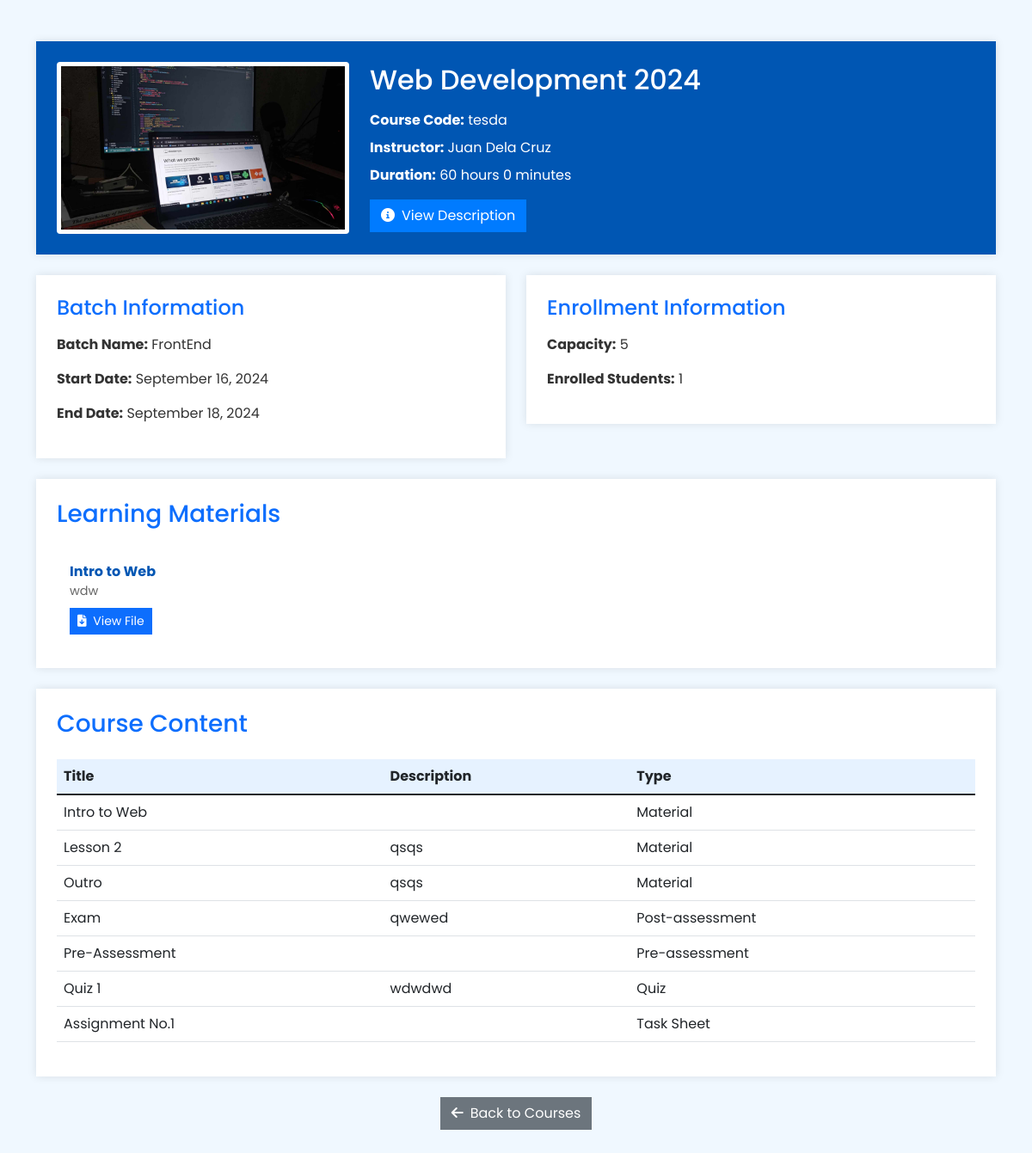
Screenshot of /system_admin/sa_view_course.php?id=16 with the database file from the repository.
### tables this page shows
CREATE TABLE `courses` (
  `course_id` int(11) NOT NULL,
  `user_id` int(11) NOT NULL,
  `course_name` varchar(50) NOT NULL,
  `course_img` varchar(100) NOT NULL,
  `course_desc` text NOT NULL,
  `course_duration` int(11) NOT NULL,
  `course_code` varchar(8) NOT NULL
);

CREATE TABLE `users` (
  `user_id` int(11) NOT NULL,
  `fullname` varchar(60) NOT NULL,
  `username` varchar(30) NOT NULL,
  `profile_picture` varchar(100) NOT NULL,
  `email` varchar(40) NOT NULL,
  `password` varchar(70) NOT NULL,
  `role` varchar(15) NOT NULL,
  `otp` varchar(6) DEFAULT NULL,
  `otp_expiration` datetime DEFAULT NULL,
  `is_verified` tinyint(1) DEFAULT 0,
  `created_at` datetime NOT NULL DEFAULT current_timestamp()
);

CREATE TABLE `learning_materials` (
  `material_id` int(11) NOT NULL,
  `course_id` int(11) DEFAULT NULL,
  `title` varchar(255) NOT NULL,
  `description` text DEFAULT NULL,
  `file_path` varchar(255) DEFAULT NULL,
  `created_at` timestamp NOT NULL DEFAULT current_timestamp()
);

### system_admin/sa_view_course.php (the view, shortened to what this page needs)
<?php
include('../dbConn/config.php');
$course_id = mysqli_real_escape_string($connect, $_GET['id']);
$query = "SELECT c.*, u.fullname AS instructor_name, b.batch_name, b.start_date, b.end_date, b.capacity,
          COUNT(e.enrollment_id) AS enrolled_students
          FROM courses c
          JOIN users u ON c.user_id = u.user_id
          LEFT JOIN batches b ON c.course_id = b.course_id
          LEFT JOIN enrollments e ON c.course_id = e.course_id
          WHERE c.course_id = '$course_id'
          GROUP BY c.course_id";
$result = mysqli_query($connect, $query);
$course = mysqli_fetch_assoc($result);
$duration_hours = floor($course['course_duration'] / 60);
$duration_minutes = $course['course_duration'] % 60;
$learning_materials_query = "SELECT * FROM learning_materials WHERE course_id = '$course_id' ORDER BY created_at DESC";
$learning_materials_result = mysqli_query($connect, $learning_materials_query);
?>
<?php
function formatDate($dateString) {
    $date = new DateTime($dateString);
    return $date->format('F j, Y');
}
?>
<!DOCTYPE html>
<html lang="en">
<head>
    <link href="https://cdn.jsdelivr.net/npm/bootstrap@5.1.3/dist/css/bootstrap.min.css" rel="stylesheet">
    <link href="https://cdnjs.cloudflare.com/ajax/libs/font-awesome/6.0.0-beta3/css/all.min.css" rel="stylesheet">
</head>
<body>
    <div class="container my-5">
        <div class="course-header mb-4 p-4">
            <div class="row align-items-center">
                <div class="col-md-4 mb-3 mb-md-0">
                    <img src="../instructor/<?php echo htmlspecialchars($course['course_img']); ?>" alt="Course Image" class="img-fluid rounded course-image w-100">
                </div>
                <div class="col-md-8">
                    <h2 class="mb-3"><?php echo htmlspecialchars($course['course_name']); ?></h2>
                    <p class="mb-2"><strong>Course Code:</strong> <?php echo htmlspecialchars($course['course_code']); ?></p>
                    <p class="mb-2"><strong>Instructor:</strong> <?php echo htmlspecialchars($course['instructor_name']); ?></p>
                    <p class="mb-3"><strong>Duration:</strong> <?php echo $duration_hours . ' hours ' . $duration_minutes . ' minutes'; ?></p>
                    <button class="btn btn-view-description" data-bs-toggle="modal" data-bs-target="#descriptionModal">
                        <i class="fas fa-info-circle me-2"></i>View Description
                    </button>
                </div>
            </div>
        </div>
        <div class="row mb-4">
            <div class="col-md-6 mb-4 mb-md-0">
                <div class="course-details p-4">
                    <h4 class="mb-3 text-primary">Batch Information</h4>
                    <p><strong>Batch Name:</strong> <?php echo htmlspecialchars($course['batch_name']); ?></p>
                    <p><strong>Start Date:</strong> <?php echo formatDate($course['start_date']); ?></p>
                    <p><strong>End Date:</strong> <?php echo formatDate($course['end_date']); ?></p>
                </div>
            </div>
            <div class="col-md-6">
                <div class="course-details p-4">
                    <h4 class="mb-3 text-primary">Enrollment Information</h4>
                    <p><strong>Capacity:</strong> <?php echo htmlspecialchars($course['capacity']); ?></p>
                    <p><strong>Enrolled Students:</strong> <?php echo htmlspecialchars($course['enrolled_students']); ?></p>
                </div>
            </div>
        </div>
        <div class="learning-materials p-4 mb-4">
            <h3 class="mb-4 text-primary">Learning Materials</h3>
            <?php
            if (mysqli_num_rows($learning_materials_result) > 0) {
                while ($material = mysqli_fetch_assoc($learning_materials_result)) {
                    ?>
                    <div class="learning-material-item">
                        <div class="learning-material-title"><?php echo htmlspecialchars($material['title']); ?></div>
                        <div class="learning-material-description"><?php echo nl2br(htmlspecialchars($material['description'])); ?></div>
                        <?php if ($material['file_path']): ?>
                            <a href="../instructor/learning_materials/<?php echo htmlspecialchars($material['file_path']); ?>" class="btn btn-sm btn-primary mt-2" target="_blank">
                                <i class="fas fa-file-download me-1"></i> View File
                            </a>
                        <?php endif; ?>
                    </div>
                    <?php
                }
            } else {
                echo "<p>No learning materials available for this course.</p>";
            }
            ?>
        </div>
        <div class="content-table p-4">
            <h3 class="mb-4 text-primary">Course Content</h3>
            <div class="table-responsive">
                <table class="table table-hover">
                    <thead>
                        <tr>
                            <th>Title</th>
                            <th>Description</th>
                            <th>Type</th>
                        </tr>
                    </thead>
                    <tbody>
                        <?php
                        $content_query = "SELECT
                            'Material' AS type, material_id AS id, material_title AS title, material_desc AS description, material_file AS file
                            FROM course_material WHERE course_id = '$course_id'
                            UNION ALL
                            SELECT 'Quiz' AS type, quiz_id AS id, quiz_name AS title, quiz_description AS description, '' AS file
                            FROM quiz WHERE course_id = '$course_id'
                            UNION ALL
                            SELECT 'Task Sheet' AS type, task_sheet_id AS id, task_sheet_title AS title, task_sheet_description AS description, task_sheet_file AS file
                            FROM task_sheets WHERE course_id = '$course_id'
                            UNION ALL
                            SELECT
                            CASE WHEN assessment_type = 'pre' THEN 'Pre-assessment' ELSE 'Post-assessment' END AS type,
                            assessment_id AS id, assessment_title AS title, assessment_description AS description, '' AS file
                            FROM assessments WHERE course_id = '$course_id'
                            ORDER BY type, title";
                        $content_result = mysqli_query($connect, $content_query);
                        while ($content = mysqli_fetch_assoc($content_result)) {
                            echo "<tr>";
                            echo "<td>" . htmlspecialchars($content['title']) . "</td>";
                            echo "<td>" . htmlspecialchars($content['description']) . "</td>";
                            echo "<td>" . htmlspecialchars($content['type']) . "</td>";
                            echo "</tr>";
                        }
                        ?>
                    </tbody>
                </table>
            </div>
        </div>
        <div class="text-center mt-4">
            <a href="sa_main.php?page=sa_manage_courses" class="btn btn-secondary">
                <i class="fas fa-arrow-left me-2"></i>Back to Courses
            </a>
        </div>
    </div>
</body>
</html>

### system_admin/sa_view_course.php (style rules this page uses)
* { border-radius: 0 !important; font-family: 'Poppins', sans-serif; }
:root { --primary-color: #0056b3; --secondary-color: #007bff; --accent-color: #e6f2ff; --text-color: #333333; }
body { background-color: #f0f8ff; color: var(--text-color); }
.course-header { background-color: var(--primary-color); border-radius: 10px; box-shadow: 0 0 10px rgba(0,0,0,0.1); overflow: hidden; color: white; }
.course-image { height: 200px; object-fit: cover; border: 5px solid white; }
.course-details, .content-table { background-color: white; border-radius: 10px; box-shadow: 0 0 10px rgba(0,0,0,0.1); }
.btn-view-description { background-color: var(--secondary-color); color: white; transition: all 0.3s ease; }
.table thead { background-color: var(--accent-color); }
.learning-materials { background-color: white; border-radius: 10px; box-shadow: 0 0 10px rgba(0,0,0,0.1); margin-bottom: 20px; }
.learning-material-item { border-bottom: 1px solid #e0e0e0; padding: 15px; }
.learning-material-item:last-child { border-bottom: none; }
.learning-material-title { font-weight: bold; color: var(--primary-color); }
.learning-material-description { font-size: 0.9em; color: #666; }

### rows the page displays
courses: course_img (picture), course_name "Web Development 2024", course_code "tesda", user.fullname "Juan Dela Cruz", course_duration "60", course_duration "0"
learning_materials: title "Intro to Web", description "wdw"

### other values shown
$course['batch_name'] "FrontEnd"
formatDate($course['start_date']) "September 16, 2024"
formatDate($course['end_date']) "September 18, 2024"
$course['capacity'] "5"
$course['enrolled_students'] "1"
$content['title'] "Intro to Web"
$content['type'] "Material"
$content['title'] "Lesson 2"
$content['description'] "qsqs"
$content['title'] "Outro"
$content['title'] "Exam"
$content['description'] "qwewed"
$content['type'] "Post-assessment"
$content['title'] "Pre-Assessment"
$content['type'] "Pre-assessment"
